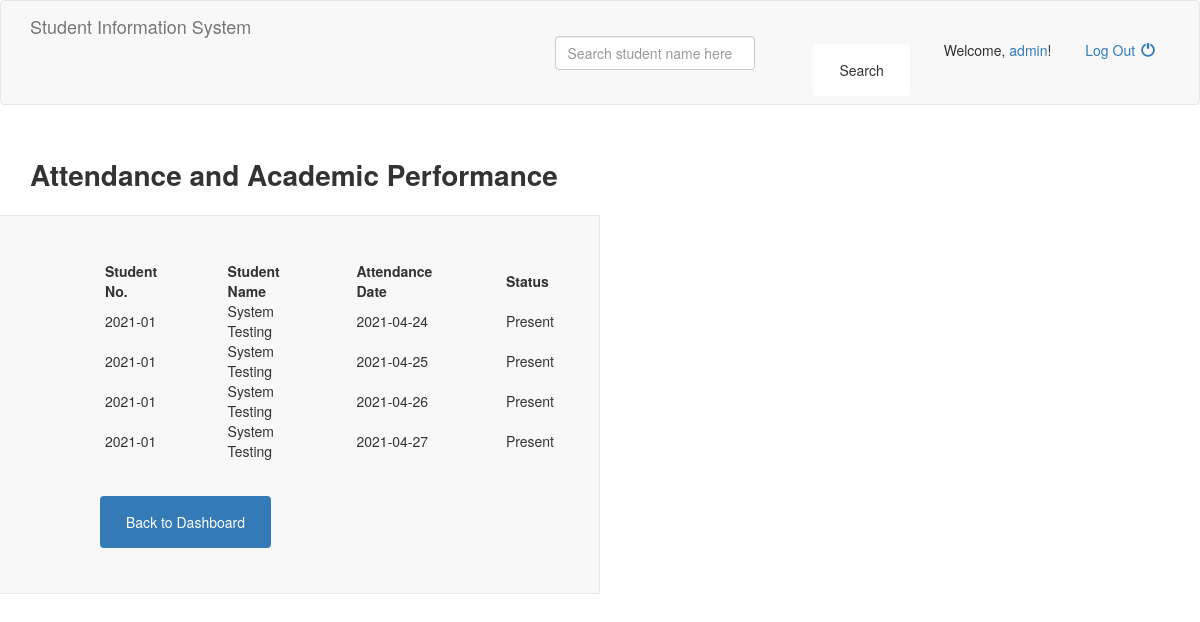
The app's page /attendance_report.php (signed in) with its own data.
### tables this page shows
CREATE TABLE `attendance` (
  `attendance_id` int(55) NOT NULL,
  `a_studentno` varchar(55) NOT NULL,
  `student_name` varchar(255) NOT NULL,
  `attendance_date` date NOT NULL,
  `attendance_status` varchar(255) NOT NULL
);

### attendance_report.php (the view, shortened to what this page needs)
<?php
  require 'connect.php';
  if(isset($_SESSION['username'], $_SESSION['password'])) {
?>
<!DOCTYPE html>
<html>
<head>
  <link href="assets/css/bootstrap.min.css" rel="stylesheet">
	<link href="assets/css/main.css" rel="stylesheet">
</head>
<body>
  <?php include 'header.php'; ?>
  <section>
    <div class="container">
      <strong class="title">Attendance and Academic Performance</strong>
    </div>
    <div class="profile-box box-left">
		<?php
			$result = mysqli_query($con,"SELECT * FROM attendance");
			if (mysqli_num_rows($result) > 0) {
		?>
			<table>
				<tr>
					<td><b>Student No.</b></td>
					<td><b>Student Name</b></td>
					<td><b>Attendance Date</b></td>
					<td><b>Status</b></td>
				</tr>
		<?php
			while($row = mysqli_fetch_array($result)) {
		?>
				<tr>
					<td><?php echo $row["a_studentno"]; ?></td>
					<td><?php echo $row["student_name"]; ?></td>
					<td><?php echo $row["attendance_date"]; ?></td>
					<td><?php echo $row["attendance_status"]; ?></td>
				</tr>
		<?php
		}
		?>
			</table>
		<?php
		}
		else{
			echo "No result found";
		}
		?>
       <div class="options1">
		<a class="btn btn-primary" href="profile.php">Back to Dashboard</a>
	   </div>
    </div>
  </section>
</body>
</html>
<?php
  } else {
    header("location:index.php");
    exit;
  }
?>

### assets/css/main.css (style rules this page uses)
html, body { height: 100%; width: 100%; }
section strong { display: inline-block; margin: 30px 0 20px; }
.title { font-size: 28px; }
.box-left { background: #f8f8f8; border: 1px solid #e7e7e7; border-left: none; font-size: 14px; padding: 45px; width: 50%; }

### attendance_report.php (style rules this page uses)
td, th { padding-left: 60px; }
.btn { display: inline-block; padding: 15px 25px; margin-left: 25px; margin-bottom: 0; font-size: 14px; font-weight: 400; line-height: 1.42857143; text-align: center; white-space: nowrap; vertical-align: middle; -ms-touch-action: manipulation; touch-action: manipulation; cursor: pointer; -webkit-user-select: none; -moz-user-select: none; -ms-user-select: none; user-select: none; background-image: none; border: 1px solid transparent; border-radius: 4px; margin-left: 55px; margin-top: 35px; }

### records on screen
attendance: a_studentno "2021-01", student_name "System Testing", attendance_date "2021-04-24", attendance_status "Present"
attendance: a_studentno "2021-01", student_name "System Testing", attendance_date "2021-04-25", attendance_status "Present"
attendance: a_studentno "2021-01", student_name "System Testing", attendance_date "2021-04-26", attendance_status "Present"
attendance: a_studentno "2021-01", student_name "System Testing", attendance_date "2021-04-27", attendance_status "Present"

### other values on screen
$_SESSION['username'] "admin"
